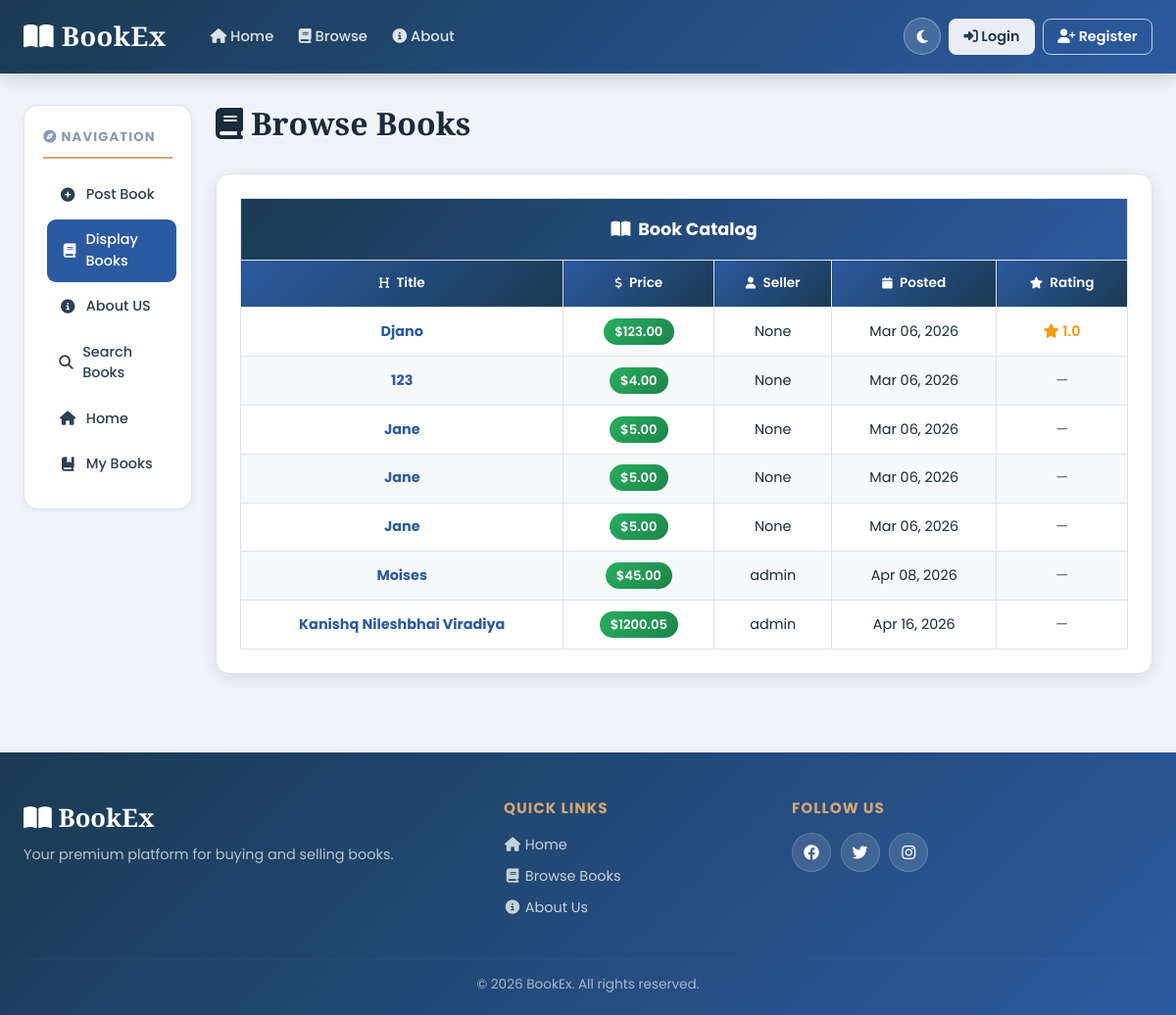
Before: /displaybooks with the older database file.
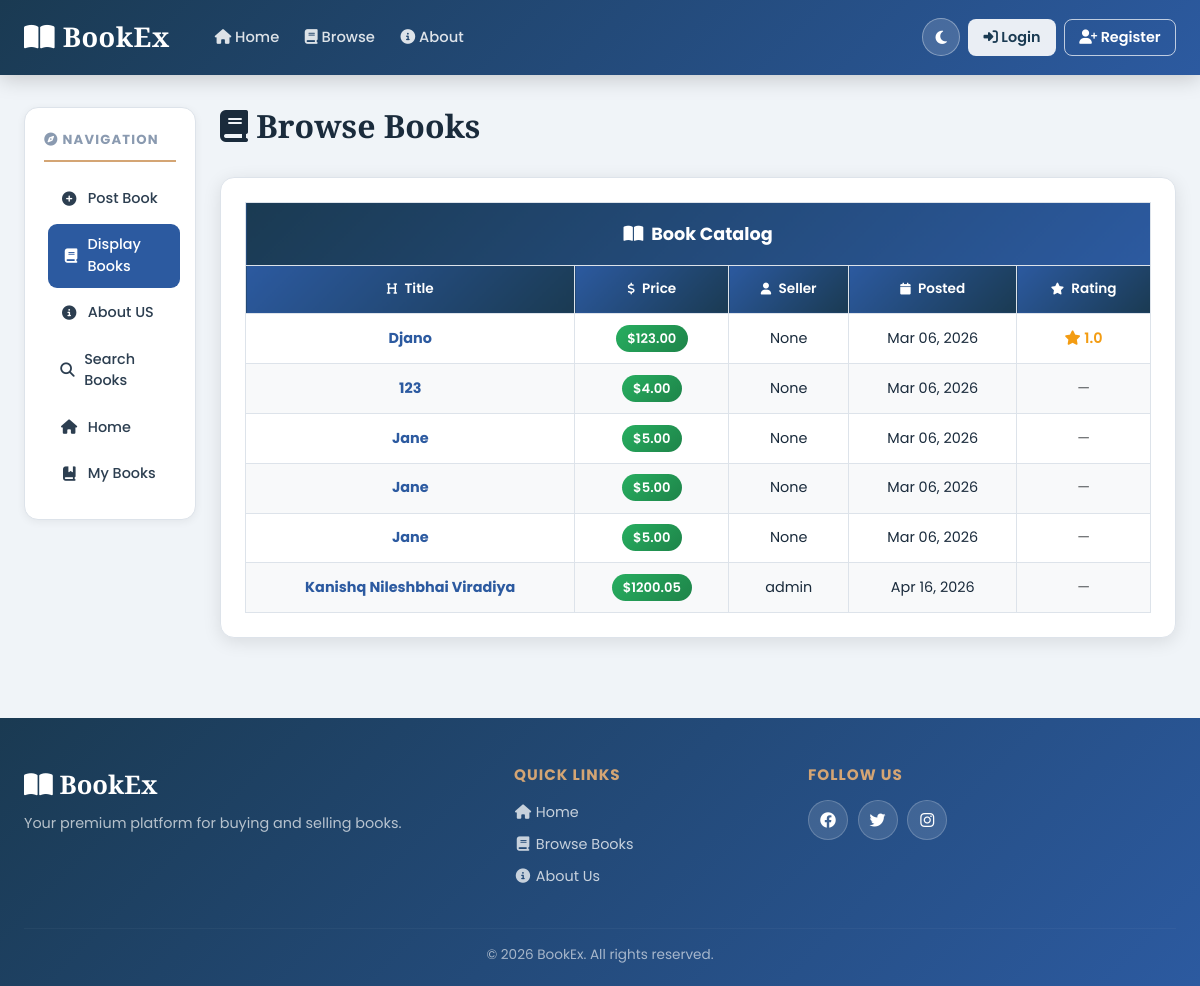
After: the same page with the newer database file.
### bookMng/models.py (models this page shows, shortened)
class MainMenu(models.Model):
    item = models.CharField(max_length=300, unique=True)
    link = models.CharField(max_length=300, unique=True)

class Book(models.Model):
    name = models.CharField(max_length=200)
    web = models.URLField(max_length=300)
    price = models.DecimalField(decimal_places=2, max_digits=8)
    publishdate = models.DateField(auto_now=True)
    picture = models.FileField(upload_to='bookEx/static/uploads')
    pic_path = models.CharField(max_length=300, editable=False, blank=True)
    username = models.ForeignKey(User, blank=True, null=True, on_delete=models.CASCADE)

### bookMng/views.py (the view)
# urls.py: path('displaybooks', views.displaybooks, name='displaybooks'),
def displaybooks(request):
    books = Book.objects.annotate(avg_rating=Avg("reviews__rating"))
    for b in books:
        b.pic_path = b.picture.url[14:]
    return render(request,
                  'bookMng/displaybooks.html',
                  {
                      'item_list': MainMenu.objects.all(),
                      'books': books
                  })

### bookEx/templates/bookMng/displaybooks.html (shortened to what this page needs)
{% extends "base.html" %}
{% load static %}
{% block sidenav %}{% include "bookMng/_sidenav.html" %}{% endblock sidenav %}
{% block content %}
<h1><i class="fas fa-book"></i> Browse Books</h1>
{% if books %}
<div class="table-container">
  <table class="professional-table">
    <thead>
      <tr class="table-title-row">
        <th colspan="{% if user.is_authenticated %}6{% else %}5{% endif %}">
          <i class="fas fa-book-open me-2"></i>Book Catalog
        </th>
      </tr>
      <tr>
        <th> Title</th>
        <th> Price</th>
        <th> Seller</th>
        <th> Posted</th>
        <th> Rating</th>
      </tr>
    </thead>
    <tbody>
      {% for book in books %}
      <tr>
        <td><a href="book_detail/{{ book.id }}"><strong>{{ book.name }}</strong></a></td>
        <td><span class="price-badge">${{ book.price }}</span></td>
        <td>{{ book.username }}</td>
        <td>{{ book.publishdate|date:"M d, Y" }}</td>
        <td>
          {% if book.avg_rating %}
          <span class="rating-stars">
            <i class="fas fa-star"></i> {{ book.avg_rating|floatformat:1 }}
          </span>
          {% else %}
          <span class="text-muted">—</span>
          {% endif %}
        </td>
      </tr>
      {% endfor %}
    </tbody>
  </table>
</div>
{% endif %}
{% endblock content %}

### bookEx/templates/base.html (shortened to what this page needs)
{% load static %}
<!DOCTYPE html>
<html lang="en" data-theme="light">
<head>
    <link href="https://cdn.jsdelivr.net/npm/bootstrap@5.3.0/dist/css/bootstrap.min.css" rel="stylesheet">
    <link rel="stylesheet" href="https://cdnjs.cloudflare.com/ajax/libs/font-awesome/6.4.0/css/all.min.css">
    <link href="{% static 'main.css' %}" rel="stylesheet" type="text/css">
    <link rel="stylesheet" href="{% static 'table_format.css' %}" type="text/css" />
    <link rel="stylesheet" href="{% static 'message_box.css' %}" />
</head>
<body>
    <div id="toast-container" class="toast-container position-fixed top-0 end-0 p-3" style="z-index:9999"></div>
    <nav class="navbar navbar-expand-lg premium-navbar">
        <div class="container-fluid px-4">
            <a class="navbar-brand fw-bold" href="/">
                <i class="fas fa-book-open"></i> BookEx
            </a>
            <div class="collapse navbar-collapse" id="navbarNav">
                <ul class="navbar-nav me-auto ms-3">
                    <li class="nav-item">
                        <a class="nav-link navtop-link" href="/"><i class="fas fa-home"></i> Home</a>
                    </li>
                    <li class="nav-item">
                        <a class="nav-link navtop-link" href="/displaybooks"><i class="fas fa-book"></i> Browse</a>
                    </li>
                    <li class="nav-item">
                        <a class="nav-link navtop-link" href="/aboutus/"><i class="fas fa-info-circle"></i> About</a>
                    </li>
                </ul>
                <div class="d-flex align-items-center gap-2">
                    <button class="theme-toggle-btn" id="themeToggle" title="Toggle theme"
                        aria-label="Toggle dark/light mode">
                        <i class="fas fa-moon" id="themeIcon"></i>
                    </button>
                    {% if user.is_authenticated %}
                    <div class="dropdown">
                        <button class="btn nav-user-btn dropdown-toggle" type="button" data-bs-toggle="dropdown">
                            <i class="fas fa-user-circle"></i> {{ user.username }}
                        </button>
                        <ul class="dropdown-menu dropdown-menu-end nav-dropdown">
                            <li><a class="dropdown-item" href="/mybooks"><i class="fas fa-book-bookmark me-2"></i>My
                                    Books</a></li>
                            <li><a class="dropdown-item" href="/inbox/"><i class="fas fa-envelope me-2"></i>Messages</a>
                            </li>
                            <li><a class="dropdown-item" href="/postbook"><i class="fas fa-plus-circle me-2"></i>Post a
                                    Book</a></li>
                            <li>
                                <hr class="dropdown-divider">
                            </li>
                            <li>
                                <form action="{% url 'logout' %}?next=/" method="post">
                                    {% csrf_token %}
                                    <button type="submit" class="dropdown-item text-danger">
                                        <i class="fas fa-sign-out-alt me-2"></i>Logout
                                    </button>
                                </form>
                            </li>
                        </ul>
                    </div>
                    {% else %}
                    <a href="{% url 'login' %}?next=/" class="btn btn-nav-login">
                        <i class="fas fa-sign-in-alt"></i> Login
                    </a>
                    <a href="/register" class="btn btn-nav-register">
                        <i class="fas fa-user-plus"></i> Register
                    </a>
                    {% endif %}
                </div>
            </div>
        </div>
    </nav>
    <div class="main-wrapper">
        <div class="container-fluid px-4">
            <div class="row g-4">
                <nav class="col-xl-2 col-lg-3 col-md-4 d-none d-md-block">
                    <div class="sidebar-content">
                        <h6 class="sidebar-title">
                            <i class="fas fa-compass"></i> Navigation
                        </h6>
                        <ul class="nav flex-column sidebar-nav">
                            {% block sidenav %}{% endblock sidenav %}
                        </ul>
                    </div>
                </nav>
                <main class="col-xl-10 col-lg-9 col-md-8 premium-content page-fade-in">
                    {% block content %}
                    {% endblock content %}
                </main>
            </div>
        </div>
    </div>
    <footer class="premium-footer">
        <div class="container-fluid px-4">
            <div class="row gy-4">
                <div class="col-md-5">
                    <div class="footer-brand">
                        <i class="fas fa-book-open"></i> BookEx
                    </div>
                    <p class="mt-2 footer-tagline">Your premium platform for buying and selling books.</p>
                </div>
                <div class="col-md-3">
                    <h6 class="footer-heading">Quick Links</h6>
                    <ul class="list-unstyled footer-links">
                        <li><a href="/"><i class="fas fa-home fa-fw"></i> Home</a></li>
                        <li><a href="/displaybooks"><i class="fas fa-book fa-fw"></i> Browse Books</a></li>
                        <li><a href="/aboutus/"><i class="fas fa-info-circle fa-fw"></i> About Us</a></li>
                    </ul>
                </div>
                <div class="col-md-4">
                    <h6 class="footer-heading">Follow Us</h6>
                    <div class="social-links">
                        <a href="#" aria-label="Facebook"><i class="fab fa-facebook"></i></a>
                        <a href="#" aria-label="Twitter"><i class="fab fa-twitter"></i></a>
                        <a href="#" aria-label="Instagram"><i class="fab fa-instagram"></i></a>
                    </div>
                </div>
            </div>
            <hr class="footer-divider">
            <p class="text-center footer-copy mb-0">&copy; 2026 BookEx. All rights reserved.</p>
        </div>
    </footer>
</body>
</html>

### bookEx/templates/bookMng/_sidenav.html
{% for item in item_list %}
<li class="nav-item">
    <a class="nav-link sidebar-link" href="{{ item.link }}">
        {% if item.link == "/" %}
        <i class="fas fa-home"></i>
        {% elif item.link == "/postbook" %}
        <i class="fas fa-plus-circle"></i>
        {% elif item.link == "/displaybooks" %}
        <i class="fas fa-book"></i>
        {% elif "aboutus" in item.link %}
        <i class="fas fa-info-circle"></i>
        {% elif "searchbooks" in item.link %}
        <i class="fas fa-search"></i>
        {% elif item.link == "/mybooks" %}
        <i class="fas fa-book-bookmark"></i>
        {% elif "inbox" in item.link %}
        <i class="fas fa-envelope"></i>
        {% else %}
        <i class="fas fa-link"></i>
        {% endif %}
        {{ item.item }}
    </a>
</li>
{% endfor %}

### bookEx/static/table_format.css (style rules this page uses)
.table-container { max-width: 100%; margin: 2rem 0; background: var(--bg-surface); padding: 1.5rem; border-radius: 14px; box-shadow: var(--shadow-md); overflow-x: auto; border: 1px solid var(--border-color); }
.professional-table { width: 100%; border-collapse: collapse; font-family: 'Poppins', sans-serif; min-width: 560px; }
.professional-table th, .professional-table td { border: 1px solid var(--border-color); padding: .85rem 1rem; text-align: center; vertical-align: middle; transition: all .2s ease; }
.professional-table th { font-weight: 600; color: #fff; }
.professional-table .table-title-row th { background: linear-gradient(135deg, #1a3a52 0%, #2c5aa0 100%); color: #fff; font-size: 1.1rem; font-weight: 700; padding: 1.1rem; }
.professional-table thead tr:nth-child(2) th { background: linear-gradient(135deg, #2c5aa0 0%, #1a3a52 100%); color: #fff; font-size: .85rem; }
.professional-table tbody tr { transition: all .25s ease; }
.professional-table tbody tr:nth-child(odd) { background: var(--bg-surface); }
.professional-table tbody tr:nth-child(even) { background: var(--bg-surface-2); }
.professional-table tbody td { color: var(--text-primary); font-size: .9rem; }
.professional-table tbody td a { color: var(--brand-mid); text-decoration: none; font-weight: 500; transition: color .2s; }

### bookEx/templates/bookMng/displaybooks.html (style rules this page uses)
.price-badge { background: linear-gradient(135deg, #27ae60, #1e8449); color: #fff; padding: .25rem .7rem; border-radius: 20px; font-size: .82rem; font-weight: 600; }
.rating-stars { color: #f39c12; font-weight: 600; font-size: .9rem; }

Changed rows visible on the page:
removed Book: name "Moises", price "45.00", username "admin", publishdate "Apr 08, 2026"
